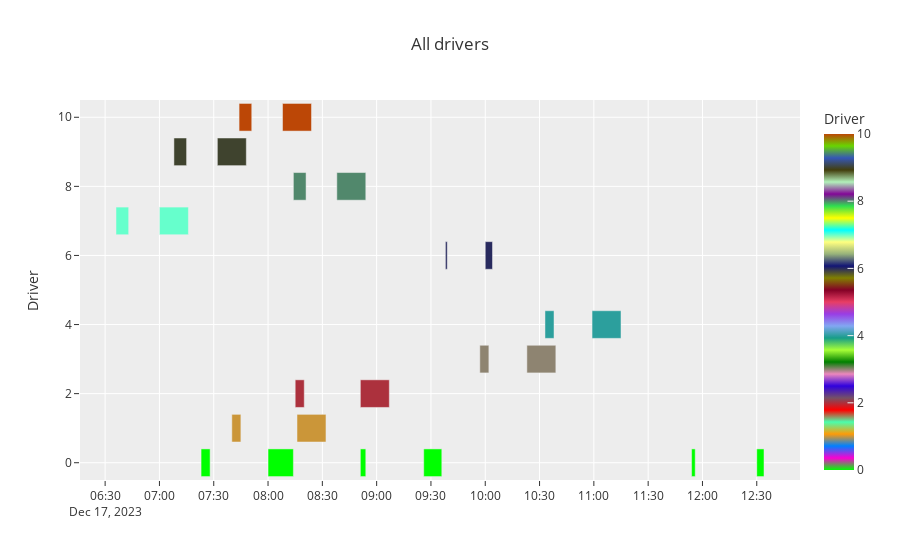

Notebook source saved alongside this figure:
### Code cell
import importlib
importlib.reload(gantt)
gantt.show(df)

### Figure 1 — Plotly figure (JSON) as saved in the notebook; plotly's stock layout.template omitted (floating-point values rounded to 4 significant figures)
{"data": [{"alignmentgroup": "True", "base": ["2023-12-17 11:54:00", "2023-12-17 9:38:00", "2023-12-17 9:57:00", "2023-12-17 10:33:00", "2023-12-17 7:23:00", "2023-12-17 7:40:00", "2023-12-17 8:15:00", "2023-12-17 8:51:00", "2023-12-17 6:36:00", "2023-12-17 7:44:00", "2023-12-17 7:08:00", "2023-12-17 8:14:00", "2023-12-17 12:30:00", "2023-12-17 10:00:00", "2023-12-17 10:23:00", "2023-12-17 10:59:00", "2023-12-17 8:00:00", "2023-12-17 8:16:00", "2023-12-17 8:51:00", "2023-12-17 9:26:00", "2023-12-17 7:00:00", "2023-12-17 8:08:00", "2023-12-17 7:32:00", "2023-12-17 8:38:00"], "hovertemplate": "start=%{base}<br>end=%{x}<br>Driver=%{marker.color}<extra></extra>", "legendgroup": "", "marker": {"color": [0, 6, 3, 4, 0, 1, 2, 0, 7, 10, 9, 8, 0, 6, 3, 4, 0, 1, 2, 0, 7, 10, 9, 8], "coloraxis": "coloraxis", "pattern": {"shape": ""}}, "name": "", "offsetgroup": "", "orientation": "h", "showlegend": false, "textposition": "auto", "type": "bar", "x": [120000, 60000, 300000, 300000, 300000, 300000, 300000, 180000, 420000, 420000, 420000, 420000, 240000, 240000, 960000, 960000, 840000, 960000, 960000, 600000, 960000, 960000, 960000, 960000], "xaxis": "x", "y": [0, 6, 3, 4, 0, 1, 2, 0, 7, 10, 9, 8, 0, 6, 3, 4, 0, 1, 2, 0, 7, 10, 9, 8], "yaxis": "y"}], "layout": {"barmode": "overlay", "coloraxis": {"colorbar": {"title": {"text": "Driver"}}, "colorscale": [[0, "rgb(0, 255, 0)"], [0.03571, "rgb(249, 1, 209)"], [0.07143, "rgb(0, 128, 255)"], [0.1071, "rgb(254, 155, 8)"], [0.1429, "rgb(74, 254, 172)"], [0.1786, "rgb(255, 0, 0)"], [0.2143, "rgb(117, 81, 102)"], [0.25, "rgb(48, 1, 222)"], [0.2857, "rgb(236, 135, 189)"], [0.3214, "rgb(0, 128, 0)"], [0.3571, "rgb(166, 254, 55)"], [0.3929, "rgb(23, 157, 136)"], [0.4286, "rgb(130, 167, 242)"], [0.4643, "rgb(153, 61, 229)"], [0.5, "rgb(232, 62, 100)"], [0.5357, "rgb(132, 1, 38)"], [0.5714, "rgb(128, 128, 0)"], [0.6071, "rgb(18, 21, 117)"], [0.6429, "rgb(151, 178, 123)"], [0.6786, "rgb(255, 255, 128)"], [0.7143, "rgb(0, 255, 255)"], [0.75, "rgb(255, 255, 0)"], [0.7857, "rgb(47, 222, 80)"], [0.8214, "rgb(131, 7, 151)"], [0.8571, "rgb(178, 240, 186)"], [0.8929, "rgb(66, 62, 12)"], [0.9286, "rgb(53, 87, 182)"], [0.9643, "rgb(104, 213, 1)"], [1, "rgb(188, 71, 6)"]]}, "legend": {"tracegroupgap": 0}, "title": {"text": "All drivers"}, "xaxis": {"anchor": "y", "domain": [0, 1], "nticks": 15, "tickmode": "auto", "type": "date"}, "yaxis": {"anchor": "x", "domain": [0, 1], "title": {"text": "Driver"}}}}
